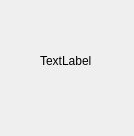
<?xml version="1.0" encoding="UTF-8"?>
<ui version="4.0">
 <class>Dialog</class>
 <widget class="QDialog" name="Dialog">
  <property name="geometry">
   <rect>
    <x>0</x>
    <y>0</y>
    <width>134</width>
    <height>136</height>
   </rect>
  </property>
  <property name="windowTitle">
   <string>Dialog</string>
  </property>
  <widget class="QLabel" name="label">
   <property name="geometry">
    <rect>
     <x>40</x>
     <y>40</y>
     <width>51</width>
     <height>41</height>
    </rect>
   </property>
   <property name="text">
    <string>TextLabel</string>
   </property>
  </widget>
 </widget>
 <resources/>
 <connections/>
</ui>
